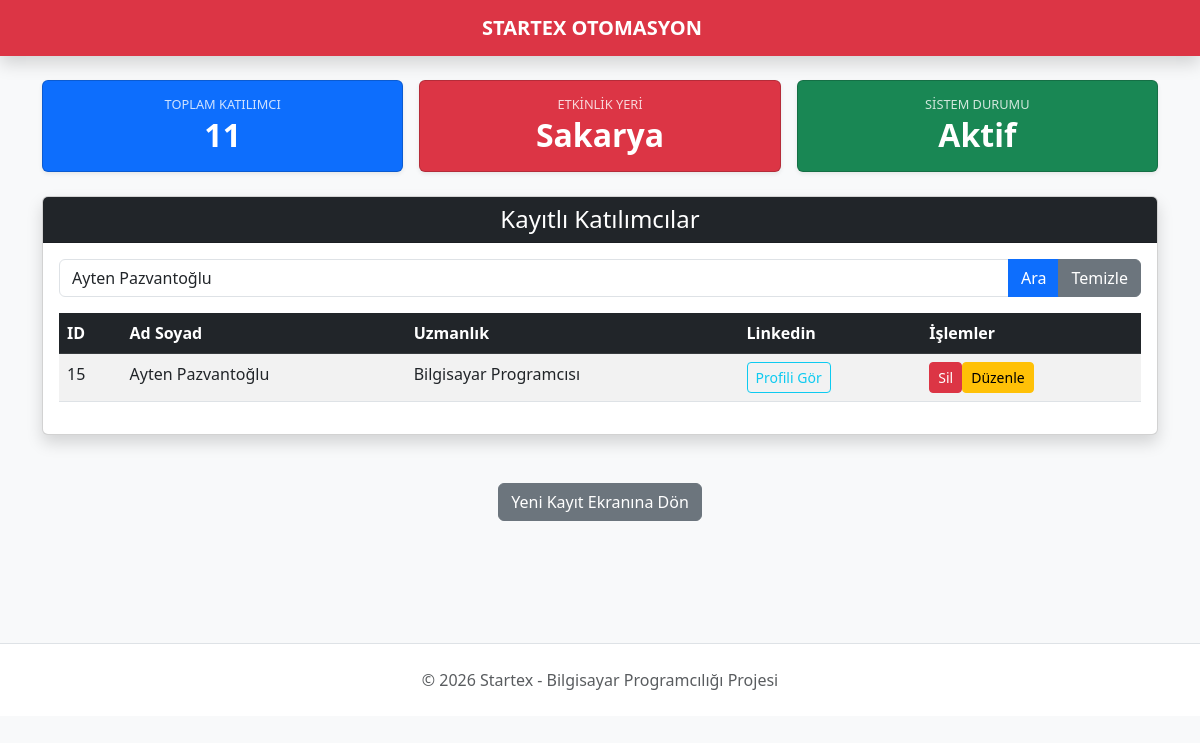
Page /liste.php?ara=Ayten Pazvantoğlu on the committed database.
### tables this page shows
CREATE TABLE `katilimcilar` (
  `id` int(11) NOT NULL,
  `ad_soyad` varchar(100) NOT NULL,
  `uzmanlik` varchar(100) NOT NULL,
  `linkedin` varchar(255) NOT NULL
);

### liste.php (the view, shortened to what this page needs)
<?php
include("baglan.php");
$sorgu_sayi = $conn->query("SELECT COUNT(*) as toplam_kisi FROM katilimcilar");
$istatistik = $sorgu_sayi->fetch_assoc();
$toplam_katilimci = $istatistik['toplam_kisi'];
include("ust.php");
?>
<div class="row mb-4 g-3">
    <div class="col-md-4">
        <div class="card bg-primary text-white text-center shadow-sm h-100">
            <div class="card-body py-3">
                <h6 class="card-title text-uppercase mb-1 " style="font-size: 0.8rem; opacity: 0.8;">Toplam Katılımcı</h6>
                <h2 class="fw-bold mb-0 fs-2"><?php echo $toplam_katilimci; ?></h2>
            </div>
        </div>
    </div>
    <div class="col-md-4">
        <div class="card bg-danger text-white text-center shadow-sm h-100">
            <div class="card-body py-3">
                <h6 class="card-title text-uppercase mb-1" style="font-size: 0.8rem; opacity: 0.8;"">Etkinlik Yeri</h6>
                <h2 class="fw-bold mb-0 fs-2">Sakarya</h2>
            </div>
        </div>
    </div>
    <div class="col-md-4">
        <div class="card bg-success text-white text-center shadow-sm">
            <div class="card-body">
                <h6 class="card-title text-uppercase mb-1" style="font-size: 0.8rem; opacity: 0.8;"">Sistem Durumu</h6>
                <h2 class="fw-bold mb-0 fs-2">Aktif</h2>
            </div>
        </div>
    </div>
</div>
<?php
if (isset($_GET['ara']) && $_GET['ara'] != "") {
    $kelime = $_GET['ara'];
    $sql = "SELECT * FROM katilimcilar WHERE ad_soyad LIKE '%$kelime%' OR uzmanlik LIKE '%$kelime%'";
}
else {
    $sql = "SELECT * FROM katilimcilar";
}
$sonuc = $conn->query($sql);
?>
<div class="card shadow">
    <div class="card-header bg-dark text-white text-center">
        <h4 class="mb-0">Kayıtlı Katılımcılar</h4>
    </div>
    <div class="card-body">
    <form action="liste.php" method="GET" class="mb-3">
        <div class="input-group">
            <input type="text" name="ara" class="form-control" placeholder="İsim veya Uzmanlık ara..." value="<?php echo isset($_GET['ara']) ? $_GET['ara'] : ''; ?>">
            <button class="btn btn-primary" type="submit">Ara</button>
            <?php if(isset($_GET['ara'])): ?>
                <a href="liste.php" class="btn btn-secondary">Temizle</a>
            <?php endif; ?>
        </div>
    </form>
        <table class="table table-striped table-hover mt-2">
            <thead class="table-dark">
                <tr>
                    <th>ID</th>
                    <th>Ad Soyad</th>
                    <th>Uzmanlık</th>
                    <th>Linkedin</th>
                    <th>İşlemler</th>
                </tr>
            </thead>
            <tbody>
                <?php
                if ($sonuc->num_rows > 0) {
                    while($satir = $sonuc->fetch_assoc()) {
                        echo "<tr>";
                        echo "<td>" . $satir["id"] . "</td>";
                        echo "<td>" . $satir["ad_soyad"] . "</td>";
                        echo "<td>" . $satir["uzmanlik"] . "</td>";
                        echo "<td><a href='" . $satir["linkedin"] . "' target='_blank' class='btn btn-sm btn-outline-info'>Profili Gör</a></td>";
                        echo "<td>";
                            echo "<a href='sil.php?id=" . $satir["id"] . "' class='btn btn-sm btn-danger' onclick='return confirm(\"Bu kişiyi silmek istediğine emin misin?\")'>Sil</a>";
                            echo "<a href='duzenle.php?id=" . $satir["id"] . "' class='btn btn-sm btn-warning'>Düzenle</a>";
                        echo "</td>";
                        echo "</tr>";
                    }
                } else {
                    echo "<tr><td colspan='5' class='text-center text-muted'>Henüz kayıtlı kimse yok.</td></tr>";
                }
                ?>
            </tbody>
        </table>
    </div>
</div>
<div class="text-center mt-5" style="min-height: 20vh;">
    <a href="index.php" class="btn btn-secondary">Yeni Kayıt Ekranına Dön</a>
</div>
<?php
include("alt.php");
?>

### rows in the picture
katilimcilar: id "15", ad_soyad "Ayten Pazvantoğlu", uzmanlik "Bilgisayar Programcısı"

### other values in the picture
$toplam_katilimci "11"
